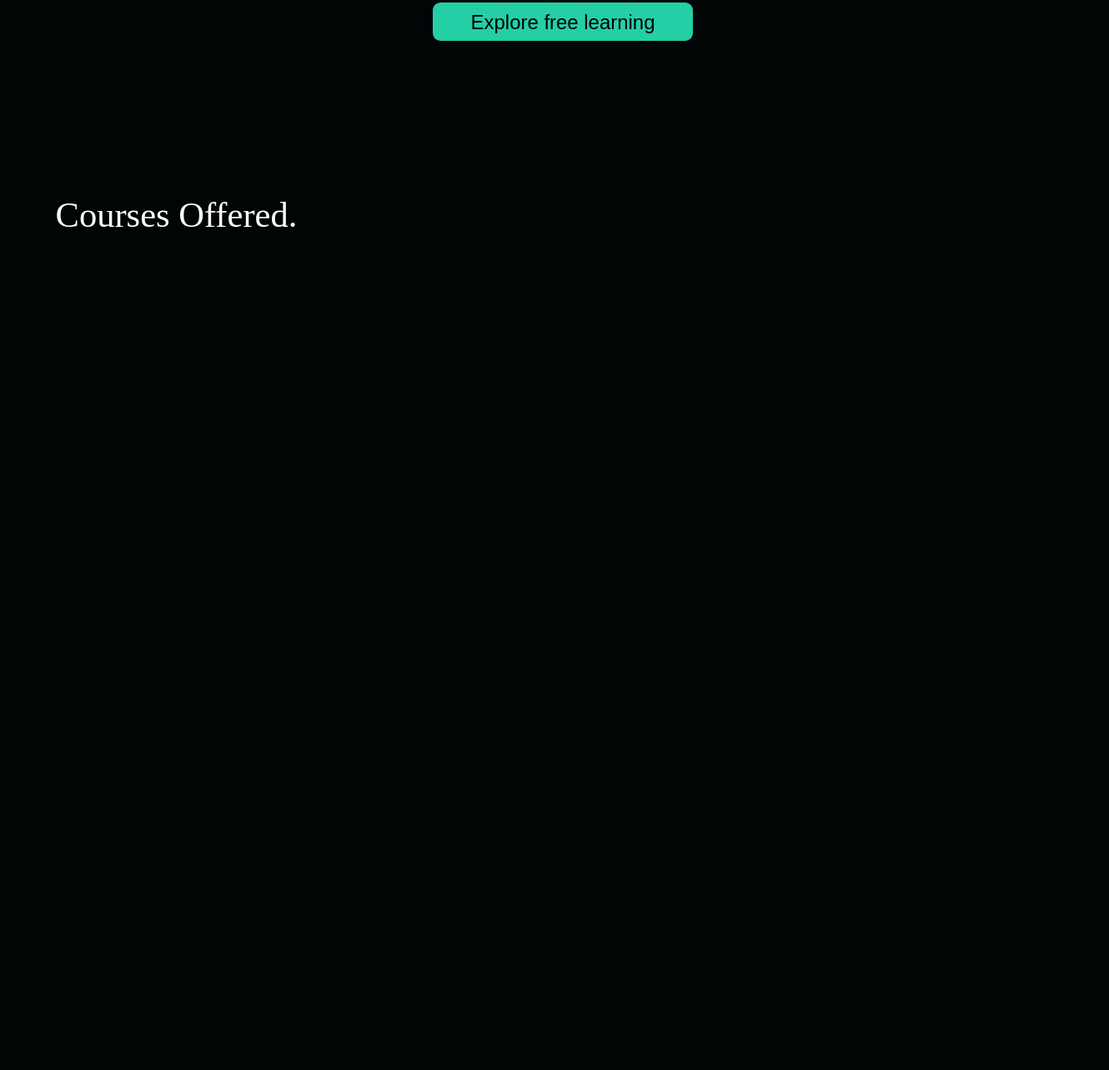
The app's page / (middle part), older data.
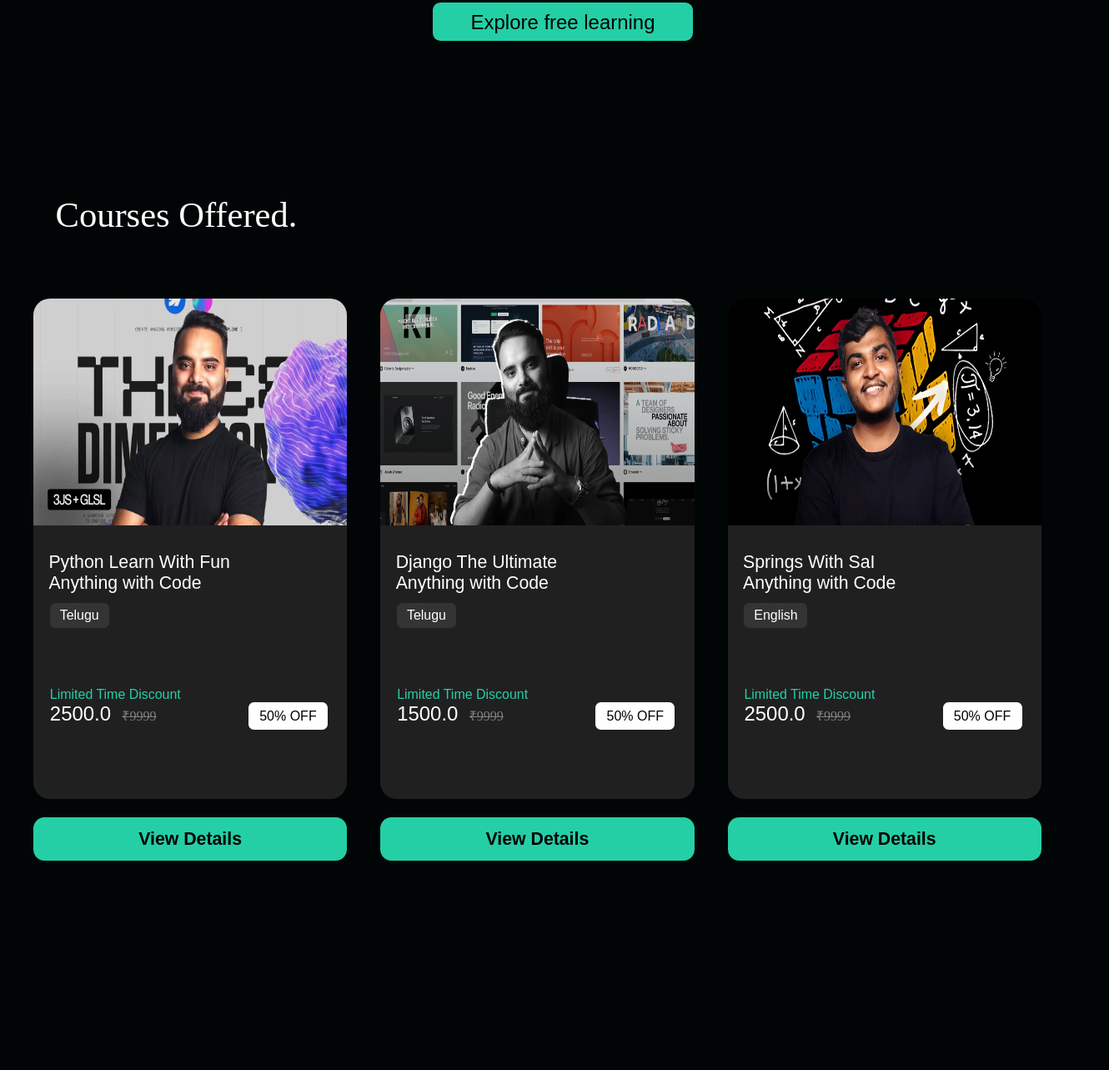
The same page, newer data.
### app1/models.py (models this page shows)
class Courses(models.Model):
    name=models.CharField(max_length=100)
    lang=models.CharField(max_length=50)
    price=models.FloatField()
    image=models.ImageField(upload_to='images')

### app1/views.py (the view)
# urls.py: path('',home,name='name'),
def home(request):
    datas=Courses.objects.all()
    return render(request,'Home.html',{'courses':datas})

### template/Home.html (shortened to what this page needs)
{% load static %}
<!DOCTYPE html>
<html lang="en">
<head>
    <link rel="stylesheet" href="{% static 'css/Home.css' %}">
</head>
<body>
    {% block body %}
    <br>
    <br><br>
    <div style="width: 100%;height:130vh ;">
        <a href="" id="explore">Explore free learning</a>
    </div>
    <span style="font-size: 3.2vw;color: white;margin-left: 5vw;font-family: NeueMachina;">
        Courses Offered.
    </span>
    {% endblock body %}
    {% block courses %}
    <div style=" width:100%;height: 161.11vh;color: white;margin-top: 4.44vh;margin-bottom: 46.67vh;">
        {% for i in courses %}
        <div style="float: left;margin-left: 3vw;margin-top: 5vh;">
            <div style="background-color: rgb(32, 32, 32);width: 28.3vw;height: 75vh;border-radius: 1.5vw;">
                <img src="{{ i.image.url }}" alt="" class="course_img" >
                <p class="para">{{ i.name }} <br> Anything with Code
                </p><br>
                <a href="" class="language">{{ i.lang }}</a>
                <p class="discount">Limited Time Discount</p>
                <span class="amount">{{ i.price }}</span><strike style="color: gray;padding-left: 4vw;">₹9999</strike>
                <a href="" class="off">
                50% OFF</a>
            </div><br><br>
            <a href="{% url 'app1:showcourse' i.id %}" class="details">View Details</a>
        </div>
        {% endfor %}
    </div>
    {% endblock courses %}
</body>
</html>

### static/css/Home.css (style rules this page uses)
* { padding: 0px; margin: 0px; }
body { background-color: rgb(1, 5, 6); }
#explore { background-color: #24cfa6; padding: 1.21vh 3.43vw; border-radius: 0.69vw; position: relative; top: 15.11vh; font-size: 1.8vw; text-decoration: none; font-family: 'Helvetica'; color: black; left: -34.78vw; }
.course_img { width: 28.3vw; height: 34vh; border-radius: 1.5vw 1.5vw 0vw 0vw; }
.para { font-family: 'Helvetica'; font-size: 1.6vw; margin-top: 3.5vh; margin-left: 1.39vw; }
.language { text-decoration: none; font-size: 1.2vw; font-family: 'Helvetica'; margin-top: 1vh; margin-left: 1.5vw; padding: 0.8vh 0.89vw; background-color: rgb(52, 52, 52); border-radius: 0.49vw; color: white; }
.discount { color: #24cfa6; font-size: 1.2vw; font-family: 'Helvetica'; margin-top: 9.5vh; margin-left: 1.5vw; }
.amount { margin-left: 1.5vw; font-size: 1.8vw; font-family: 'Helvetica'; margin-right: -3vw; }
.off { margin-left: 8vw; text-decoration: none; color: black; background-color: white; border-radius: 0.49vw; padding: 1vh 1vw; font-family: 'Helvetica'; }
.details { color: black; text-decoration: none; padding: 1.77vh 9.5vw; font-family: 'Helvetica'; font-size: 1.6vw; font-weight: bold; background-color: #24cfa6; border-radius: 1vw; }

Row changes from the older to the newer data that the page shows:
added Courses: image (picture), name "Python Learn With Fun", lang "Telugu", price "2500.0"
added Courses: image (picture), name "Django The Ultimate", lang "Telugu", price "1500.0"
added Courses: image (picture), name "Springs With SaI", lang "English", price "2500.0"
